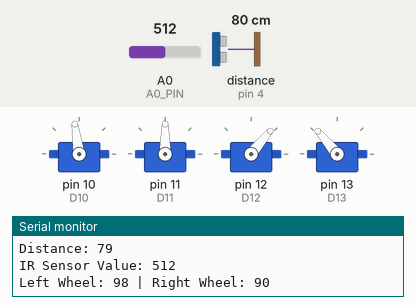
Simulated run of this sketch. Board: Arduino Uno, built with avr-gcc and run on an emulated ATmega328P. Shown: 4 × servo, the last lines printed to the serial monitor. Wiring (inferred from the names in the program): ultrasonic range finder: trigger pin 3; echo pin 4. The inputs (shaded band) are chosen by the test bench; at power-on: distance to the obstacle (sensor on pin 4) 80 cm, A0 (A0_PIN) = 512. The echo pulse lasts 58.3 µs per cm.

Above: at 2.2 s.
2.3 s: distance to the obstacle (sensor on pin 4) set to 6 cm
3.8 s: distance to the obstacle (sensor on pin 4) set to 3 cm
At 4.7 s:
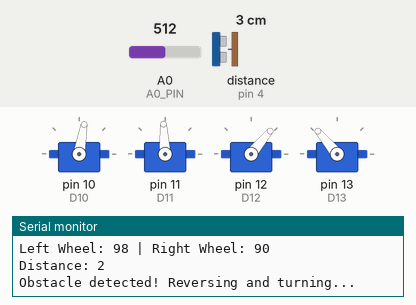
At 5.7 s:
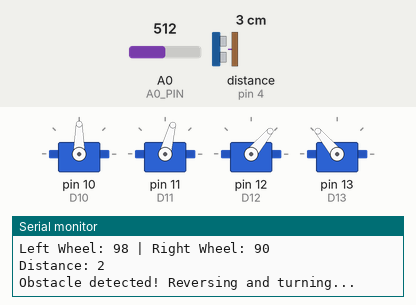
6.8 s: A0 (A0_PIN) set to 0
Timing chart, 0 to 15.8 s (numbered marks = the images above; inputs shaded):
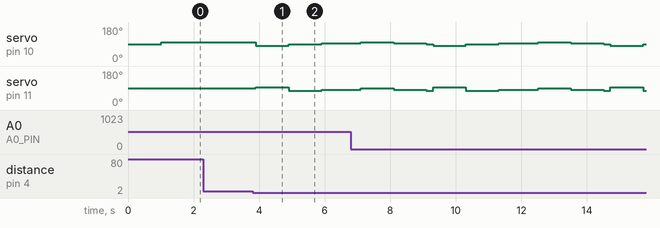

Measured:
- the behaviour switches between 5 and 4 cm on distance to the obstacle (sensor on pin 4) (found by bisection; images 0 and 1)
- after the input at 3.8 s, servo on pin 10 (D10): 98° → 80° after 0.10 s, → 90° 1.0 s later, → 95° 1.0 s later; servo on pin 11 (D11): 90° → 93° after 0.10 s, → 75° 1.0 s later, → 80° 1.0 s later

The sketch:

lineTracking.ino
```cpp
#include <Servo.h>

#define D10 10 // Left Wheel
#define D11 11 // Right Wheel
#define D12 12 // Left arm
#define D13 13 // Right arm
#define A0_PIN A0 // IR sensor analog input

// Global Variables
Servo _servoD10; // Left wheel
Servo _servoD11; // Right wheel
Servo _servoD12; // Left arm
Servo _servoD13; // Right arm

int velocity = 10;
int gain = 8;
int rightWheelGain = 10; // Increased gain for the right wheel
int leftSpeed = 90;
int rightSpeed = 90;

const int trigPin = 3; // sonar
const int echoPin = 4; // sonar
const int distanceThreshold = 4; // Distance threshold in cm

// States
enum RobotState { LINE_TRACKING, AVOIDING_OBSTACLE };
RobotState currentState = LINE_TRACKING;

unsigned long lastAvoidanceTime = 0;
const unsigned long avoidanceCooldown = 4500; // 2 seconds cooldown

// Functions
void move_base_D10_D11(int speed, int turn);
int follow(int light, int gain);
void armsIn();
void armsOut();
void armsStraight();
void driveStraight();
void driveBackwards();
int getDistance();
bool obsticleDetected();
void turnRight();
void turnLeft();
void avoidObsticle();
void lineTracking();

void setup() {
  Serial.begin(9600);

  _servoD10.attach(D10);
  _servoD11.attach(D11);
  _servoD12.attach(D12);
  _servoD13.attach(D13);
  pinMode(A0_PIN, INPUT);
  pinMode(trigPin, OUTPUT); //SONAR
  pinMode(echoPin, INPUT); //SONAR

  _servoD10.write(leftSpeed); // Stop position
  _servoD11.write(rightSpeed); // Stop position
  _servoD12.write(90); // arm straight
  _servoD13.write(90); // arm straight

  armsOut();
  armsIn();

  delay(1000); // Give some time for setup
}

void loop() {
  switch (currentState) {
    case LINE_TRACKING:
      if (obsticleDetected()) {
        currentState = AVOIDING_OBSTACLE;
        lastAvoidanceTime = millis();
        avoidObsticle();
      } else {
        lineTracking();
      }
      break;

    case AVOIDING_OBSTACLE:
      if (millis() - lastAvoidanceTime > avoidanceCooldown) {
        currentState = LINE_TRACKING;
      }
      break;
  }
  delay(100); // Small delay for smoother operation
}

void avoidObsticle() {
  Serial.println("Obstacle detected! Reversing and turning...");
  driveBackwards();
  delay(1000); // Reverse for half a second
  turnLeft();
  delay(1000); // Turn for a bit
  driveStraight();
  delay(1200);
  turnRight();
  delay(1000);
  driveStraight();
  delay(1000);
  lineTracking();
}

bool obsticleDetected() {
  int distance = getDistance();
  return (distance < distanceThreshold);
}

int getDistance() {
  digitalWrite(trigPin, LOW);
  delayMicroseconds(2);
  digitalWrite(trigPin, HIGH);
  delayMicroseconds(10);
  digitalWrite(trigPin, LOW);

  long duration = pulseIn(echoPin, HIGH);
  int distance = (duration * 0.0343) / 2; // [cm]
  Serial.print("Distance: ");
  Serial.println(distance);

  return distance;
}

void armsIn() {
  _servoD12.write(50);
  _servoD13.write(130);
}

void armsOut() {
  _servoD12.write(140);
  _servoD13.write(40);
}

void armsStraight() {
  _servoD12.write(90);
  _servoD13.write(90);
}

void driveStraight(){
  _servoD10.write(95); // left wheel
  _servoD11.write(80); // right wheel
}

void driveBackwards() {
  _servoD10.write(80); // left wheel
  _servoD11.write(93); // right wheel
}

void turnRight() {
  _servoD10.write(98); // left wheel
  _servoD11.write(90); // right wheel
}

void turnLeft(){
  leftSpeed = 90;
  rightSpeed = 75;
  _servoD10.write(leftSpeed);
  _servoD11.write(rightSpeed);
}

void lineTracking() {
  int light = analogRead(A0_PIN);
  Serial.print("IR Sensor Value: ");
  Serial.println(light);

  int turn = follow(light, gain);
  move_base_D10_D11(velocity, turn);
}

int follow(int light, int gain) {
  int black = 80; // Above this is black
  int white = 30;  // Below this is white

  if (light > black) { // Black detected -> turn right
    return -1;
  }
  else if (light < white) { // White detected -> turn left
    return 1;
  }
  else { // In the middle section -> Drive straight ahead
    return 0; // No turn
  }
}

void move_base_D10_D11(int speed, int turn) {
  if (turn == 0) {
    driveStraight();
  }
  else if (turn > 0) { // Turn left by boosting right wheel
    leftSpeed = 90;
    rightSpeed = 75;
    _servoD10.write(leftSpeed);
    _servoD11.write(rightSpeed);
  }
  else { // Turn right by boosting left wheel
    leftSpeed = 98;
    rightSpeed = 90;
    _servoD10.write(leftSpeed);
    _servoD11.write(rightSpeed);
  }

  Serial.print("Left Wheel: ");
  Serial.print(leftSpeed);
  Serial.print(" | Right Wheel: ");
  Serial.println(rightSpeed);
}
```
